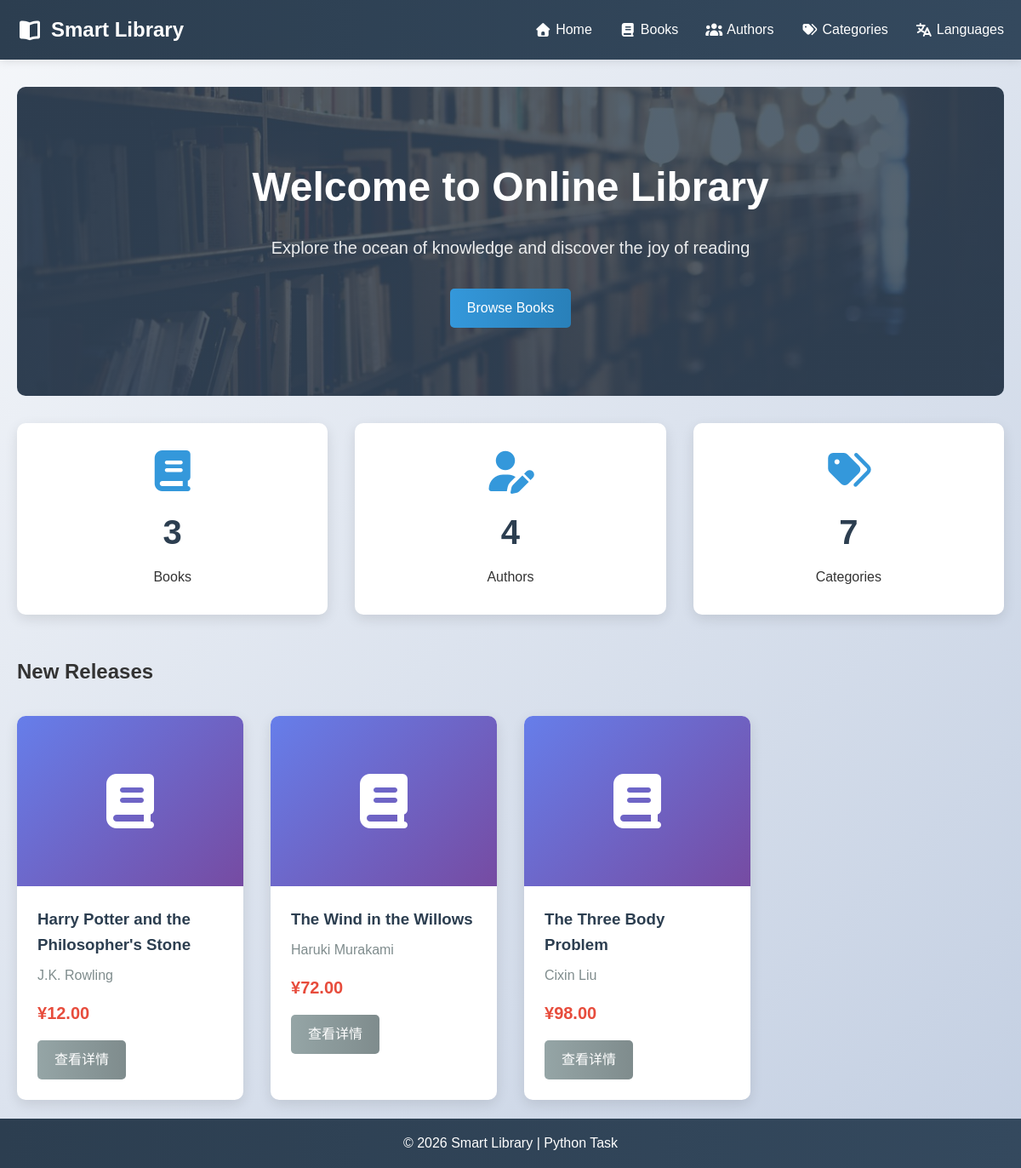
Before: / with the older database file.
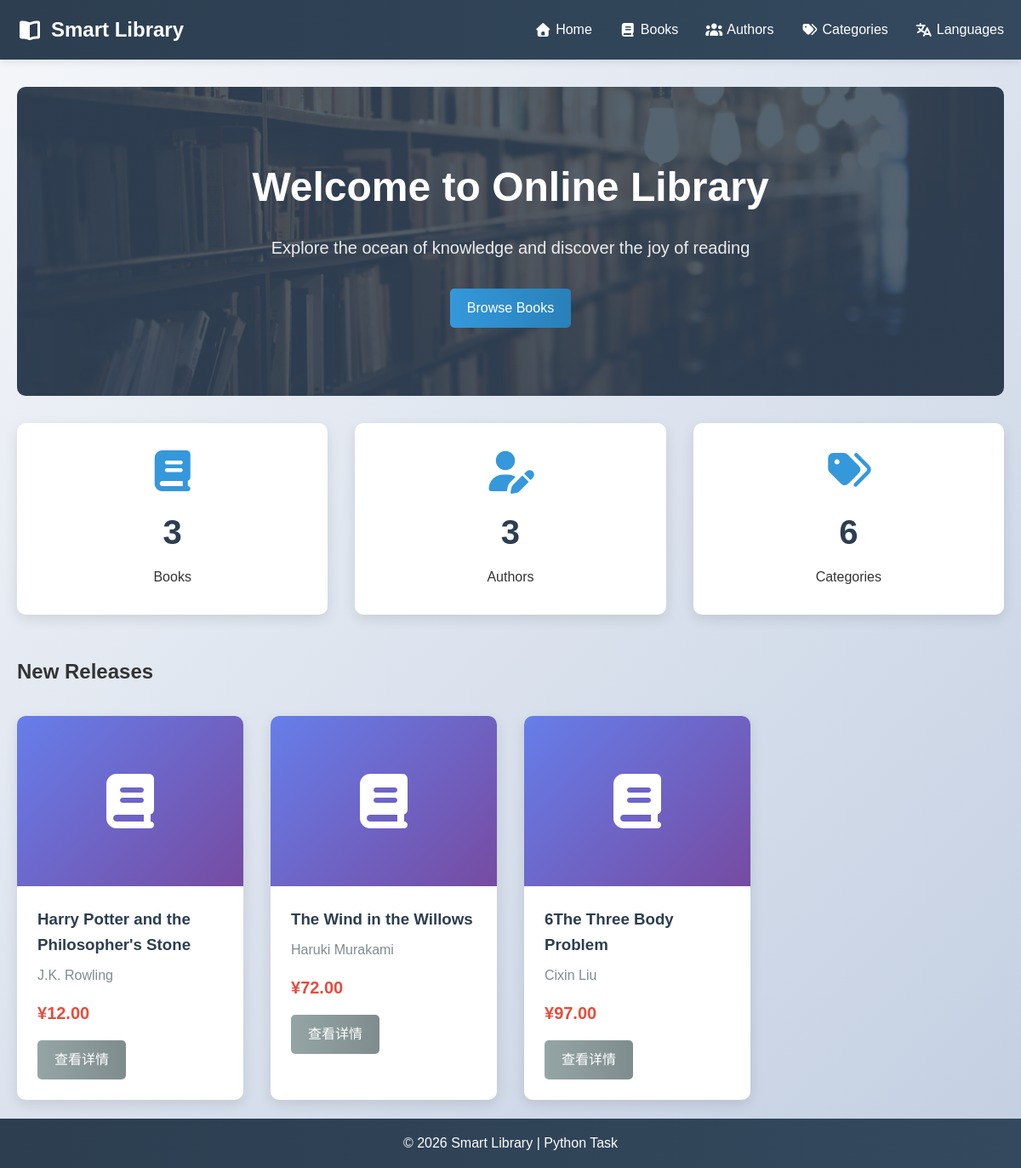
After: the same page with the newer database file.
### models.py (models this page shows, shortened)
class Book(db.Model):
    id = db.Column(db.Integer, primary_key=True)
    title = db.Column(db.String(200), nullable=False)
    publish_year = db.Column(db.Integer)
    publisher = db.Column(db.String(256))
    edition = db.Column(db.String(50))
    pages = db.Column(db.Integer)
    price = db.Column(db.Float)
    description = db.Column(db.Text)
    added_date = db.Column(db.DateTime, default=datetime.utcnow)
    author_id = db.Column(db.Integer, db.ForeignKey('author.id'), nullable=False)
    category_id = db.Column(db.Integer, db.ForeignKey('category.id'), nullable=False)
    category = db.relationship('Category', backref='books', lazy=True)
    language_id = db.Column(db.Integer, db.ForeignKey('language.id'), nullable=False)
    cover_type_id = db.Column(db.Integer, db.ForeignKey('cover_type.id'), nullable=False)

class Author(db.Model):
    id = db.Column(db.Integer, primary_key=True)
    name = db.Column(db.String(100), nullable=False)
    birth_date = db.Column(db.Date)
    nationality_id = db.Column(db.Integer, db.ForeignKey('language.id'), nullable=False)
    is_alive = db.Column(db.Boolean, default=True)
    biography = db.Column(db.Text)
    books = db.relationship('Book', backref='author', lazy=True)

### app.py (the view)
@app.route('/')
def index():
    total_books = Book.query.count()
    total_authors = Author.query.count()
    total_categories = Category.query.count()
    recent_books = Book.query.order_by(Book.added_date.desc()).limit(4).all()
    return render_template('index.html', total_books=total_books,
                          total_authors=total_authors,
                          total_categories=total_categories,
                          recent_books=recent_books)

### templates/index.html (shortened to what this page needs)
{% extends "base.html" %}
{% block content %}
<section class="hero">
    <div class="hero-content">
        <h1>Welcome to Online Library</h1>
        <p>Explore the ocean of knowledge and discover the joy of reading</p>
        <a href="{{ url_for('books') }}" class="btn btn-primary">Browse Books</a>
    </div>
</section>
<section class="stats">
    <a href="{{ url_for('books') }}" class="div-link">
        <div class="stat-card">
            <i class="fas fa-book"></i>
            <h3>{{ total_books }}</h3>
            <p>Books</p>
        </div>
    </a>
    <a href="{{ url_for('list_authors') }}" class="div-link">
        <div class="stat-card">
            <i class="fas fa-user-edit"></i>
            <h3>{{ total_authors }}</h3>
            <p>Authors</p>
        </div>
    </a>
    <a href="{{ url_for('list_categories') }}" class="div-link">
        <div class="stat-card">
            <i class="fas fa-tags"></i>
            <h3>{{ total_categories }}</h3>
            <p>Categories</p>
        </div>
    </a>
</section>
<section class="recent-books">
    <h2>New Releases</h2>
    <div class="books-grid">
        {% for book in recent_books %}
        <div class="book-card">
            <div class="book-cover">
                <i class="fas fa-book"></i>
            </div>
            <div class="book-info">
                <h3>{{ book.title }}</h3>
                <p class="author">{{ book.author.name }}</p>
                <p class="price">¥{{ "%.2f"|format(book.price) }}</p>
                <a href="{{ url_for('book_detail', book_id=book.id) }}" class="btn btn-secondary">查看详情</a>
            </div>
        </div>
        {% endfor %}
    </div>
</section>
{% endblock %}

### templates/base.html (shortened to what this page needs)
<!DOCTYPE html>
<html lang="zh-CN">
<head>
    <link rel="stylesheet" href="{{ url_for('static', filename='css/style.css') }}">
    <link rel="stylesheet" href="https://cdnjs.cloudflare.com/ajax/libs/font-awesome/7.0.0/css/all.min.css">
</head>
<body>
    <nav class="navbar">
        <div class="container">
            <a href="{{ url_for('index') }}" class="logo">
                <i class="fas fa-book-open"></i> Smart Library
            </a>
            <ul class="nav-links">
                <li><a href="{{ url_for('index') }}"><i class="fas fa-home"></i> Home</a></li>
                <li><a href="{{ url_for('books') }}"><i class="fas fa-book"></i> Books</a></li>
                <li><a href="{{ url_for('list_authors') }}"><i class="fas fa-users"></i> Authors</a></li>
                <li><a href="{{ url_for('list_categories') }}"><i class="fas fa-tags"></i> Categories</a></li>
                <li><a href="{{ url_for('list_languages') }}"><i class="fas fa-language"></i> Languages</a></li>
            </ul>
        </div>
    </nav>
    <main class="container">
        {% block content %}{% endblock %}
    </main>
    <footer class="footer">
        <div class="container">
            <p>&copy; 2026 Smart Library | Python Task</p>
        </div>
    </footer>
</body>
</html>

### static/css/style.css (style rules this page uses)
* { margin: 0; padding: 0; box-sizing: border-box; }
body { font-family: 'Noto Sans SC', sans-serif; line-height: 1.6; color: #333; background: linear-gradient(135deg, #f5f7fa 0%, #c3cfe2 100%); min-height: 100vh; }
.container { max-width: 1200px; margin: 0 auto; padding: 0 20px; }
.navbar { background: linear-gradient(90deg, #2c3e50 0%, #34495e 100%); color: white; padding: 1rem 0; box-shadow: 0 2px 10px rgba(0, 0, 0, 0.1); position: sticky; top: 0; z-index: 100; }
.navbar .container { display: flex; justify-content: space-between; align-items: center; }
.logo { color: white; text-decoration: none; font-size: 1.5rem; font-weight: 700; display: flex; align-items: center; gap: 10px; }
.nav-links { display: flex; list-style: none; gap: 2rem; }
.nav-links a { color: white; text-decoration: none; font-weight: 500; transition: color 0.3s ease; display: flex; align-items: center; gap: 5px; }
main { padding: 2rem 0; min-height: calc(100vh - 9rem - 2rem); margin-bottom: 5rem !important; }
.btn { display: inline-block; padding: 10px 20px; border: none; border-radius: 5px; text-decoration: none; font-weight: 500; cursor: pointer; transition: all 0.3s ease; font-family: inherit; font-size: 1rem; }
.btn-primary { background: linear-gradient(90deg, #3498db 0%, #2980b9 100%); color: white; }
.btn-secondary { background: linear-gradient(90deg, #95a5a6 0%, #7f8c8d 100%); color: white; }
.hero { background: linear-gradient(rgba(44, 62, 80, 0.8), rgba(44, 62, 80, 0.8)), url('../img/image.png') center/cover; color: white; text-align: center; padding: 5rem 0; border-radius: 10px; margin-top: 2rem; margin-bottom: 2rem; }
.hero-content h1 { font-size: 3rem; margin-bottom: 1rem; }
.hero-content p { font-size: 1.25rem; margin-bottom: 2rem; opacity: 0.9; }
.stats { display: grid; grid-template-columns: repeat(auto-fit, minmax(200px, 1fr)); gap: 2rem; margin-bottom: 3rem; }
.stat-card { background: white; padding: 2rem; border-radius: 10px; text-align: center; box-shadow: 0 5px 15px rgba(0, 0, 0, 0.1); transition: transform 0.3s ease; }
.stat-card i { font-size: 3rem; color: #3498db; margin-bottom: 1rem; }
.stat-card h3 { font-size: 2.5rem; margin-bottom: 0.5rem; color: #2c3e50; }
.books-grid { display: grid; grid-template-columns: repeat(auto-fill, minmax(250px, 1fr)); gap: 2rem; margin-top: 2rem; }
.book-card { background: white; border-radius: 10px; overflow: hidden; box-shadow: 0 5px 15px rgba(0, 0, 0, 0.1); transition: transform 0.3s ease; }
.book-cover { background: linear-gradient(135deg, #667eea 0%, #764ba2 100%); height: 200px; display: flex; align-items: center; justify-content: center; color: white; font-size: 4rem; }
.book-info { padding: 1.5rem; }
.book-info h3 { margin-bottom: 0.5rem; color: #2c3e50; }
.book-info .author { color: #7f8c8d; margin-bottom: 1rem; }
.book-info .price { font-size: 1.25rem; font-weight: 700; color: #e74c3c; margin-bottom: 1rem; }
.footer { position: fixed; bottom: 0; left: 0; width: 100%; background: linear-gradient(90deg, #2c3e50 0%, #34495e 100%); color: white; text-align: center; padding: 1rem 0; }
.div-link { text-decoration: none; color: inherit; }

Changed rows visible on the page:
changed Book "Cixin Liu": title "The Three Body Problem" → "6The Three Body Problem"; price "98.00" → "97.00"
Other visible differences:
{{ total_authors }}: "4" → "3"
{{ total_categories }}: "7" → "6"
